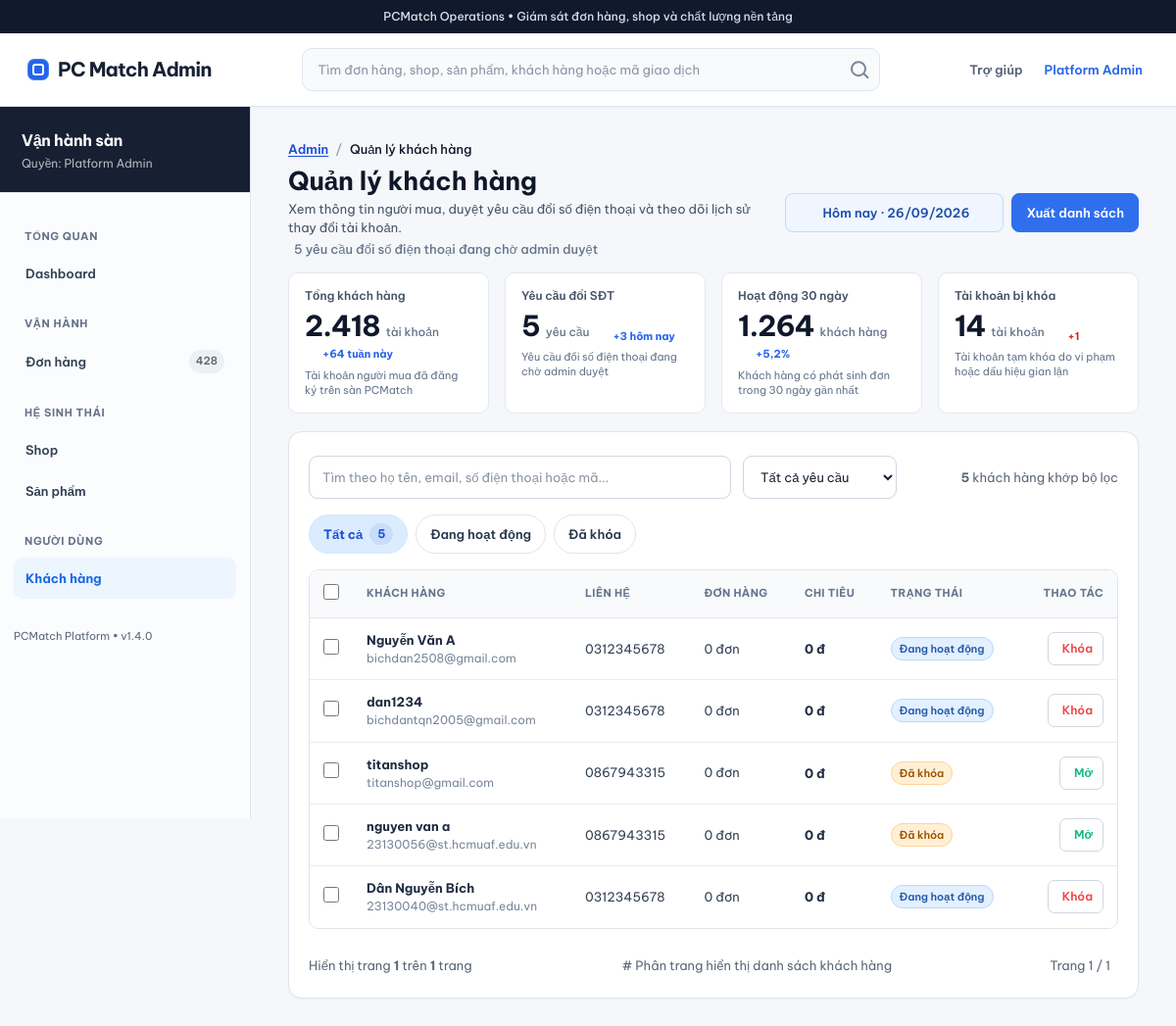
The app's page /staff/guest/ (signed in), older data.
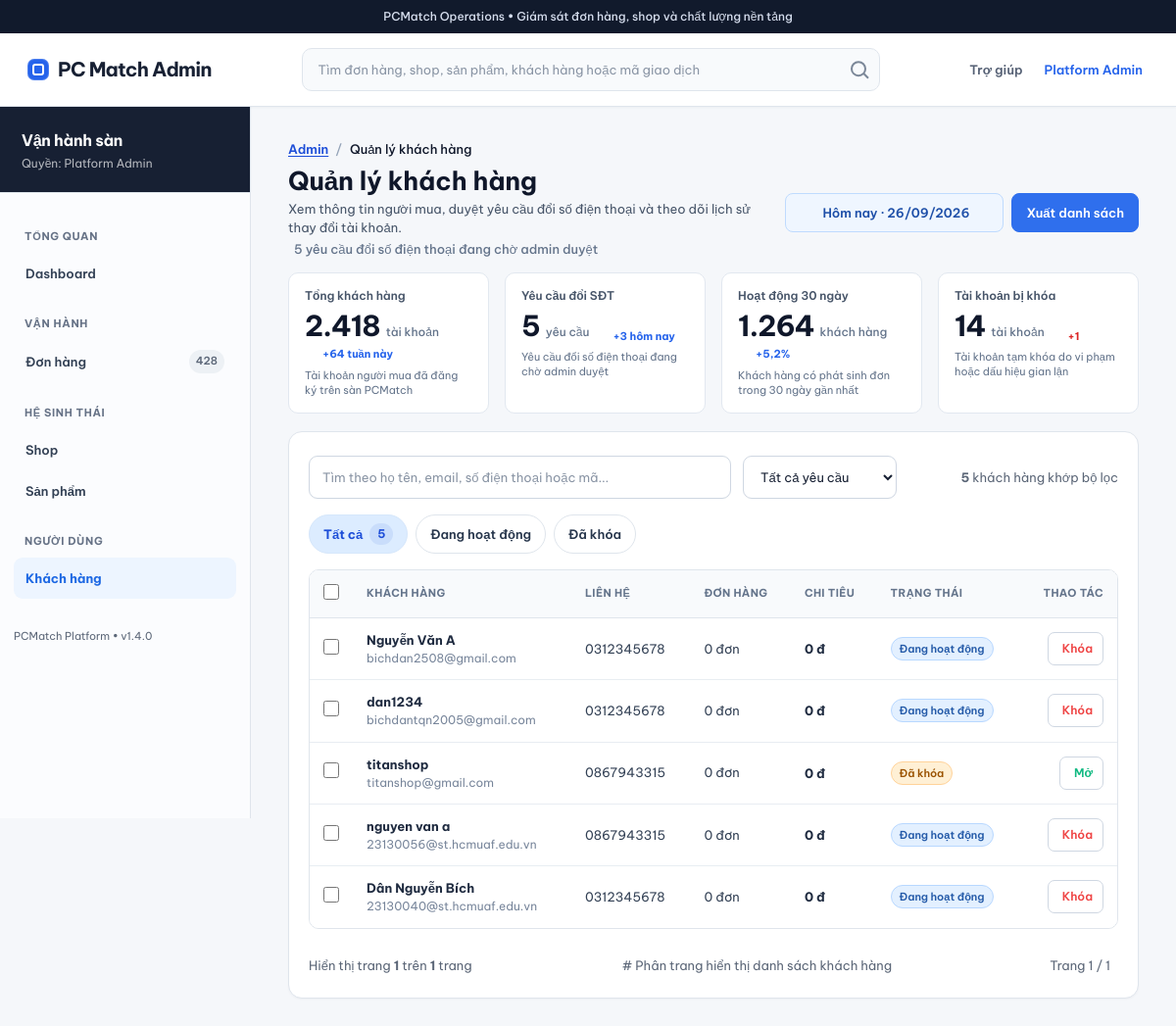
The same page, newer data.
### users/models.py (models this page shows, shortened)
class User(AbstractUser):
    STATUS_CHOICES = [
        ('ACTIVE', 'Active'),
        ('INACTIVE', 'Inactive'),
        ('LOCKED', 'Locked'),
    ]
    ROLE_CHOICES = [
        ('CUSTOMER', 'Customer'),
        ('BUYER', 'Buyer'),
        ('SELLER', 'Seller'),
        ('ADMIN', 'Admin'),
    ]
    full_name = models.CharField(max_length=100)
    email = models.EmailField(unique=True)
    phone = models.CharField(max_length=20, blank=True)
    avatar = models.ImageField(upload_to='avatar/', blank=True)
    role = models.CharField(max_length=20, choices=ROLE_CHOICES, default='CUSTOMER')
    status = models.CharField(max_length=20, choices=STATUS_CHOICES, default='ACTIVE')
    email_verified = models.BooleanField(default=False)
    phone_verified = models.BooleanField(default=False)
    two_factor_enabled = models.BooleanField(
        default=False,
        help_text='Bật để yêu cầu mã OTP khi đăng nhập khu vực quản trị.',
    )
    created_at = models.DateTimeField(auto_now_add=True)
    updated_at = models.DateTimeField(auto_now=True)

### users/views.py (the view)
def guest_list(request):
    danhSach = User.objects.exclude(is_superuser=True).exclude(role='ADMIN').order_by('-date_joined', '-id')
    search = request.GET.get('search', '').strip()
    if search != '':
        danhSach = (danhSach.filter(full_name__icontains=search) | danhSach.filter(email__icontains=search) | danhSach.filter(phone__icontains=search))
    dividePage = Paginator(danhSach, 10)
    numPage = request.GET.get('page')
    showUser = dividePage.get_page(numPage)
    box = {
        'page_name': 'guest',
        'page_section': 'staff',
        'showUser': showUser,
        'search': search,
    }
    return render(request, 'admin/guest.html', box)

### PCMatch/pages.py (called while the page is built)
def route_name(section, page):
    return f'{section}_{page.replace("-", "_")}'

### products/comparison.py (called while the page is built)
def parse_product_ids(values):
    ids = []
    for value in ','.join(str(value) for value in values[:4])[:100].split(','):
        if value.isascii() and value.isdigit() and len(value) <= 18:
            product_id = int(value)
            if product_id not in ids:
                ids.append(product_id)
        if len(ids) == 4:
            break
    return ids

def comparison_products(ids):
    found = {
        product.pk: product for product in Product.objects.filter(pk__in=ids)
        .select_related('category', 'brand', 'shop').prefetch_related('specifications')
    }
    return [found[product_id] for product_id in ids if product_id in found]

def session_products(request):
    return comparison_products(parse_product_ids(request.session.get(SESSION_KEY, [])))

### users/views.py (called while the page is built)
def is_staff_user(user):
    return (
        user.is_authenticated
        and user.is_active
        and getattr(user, 'status', 'ACTIVE') == 'ACTIVE'
        and (user.is_staff or getattr(user, 'role', '') == 'ADMIN')
    )

### templates/admin/guest.html (shortened to what the changed rows need)
{% load static %}
<!doctype html>
<html lang="vi" data-page="{{ page_name }}" data-section="{{ page_section }}">
<head>
    <link rel="stylesheet" href="https://cdn.jsdelivr.net/gh/WebAsset/FontAwesome@pro/css/all.min.css">
    <link rel="stylesheet" href="{% static 'css/tokens.css' %}?v=20260917b">
    <link rel="stylesheet" href="{% static 'css/base.css' %}?v=20260917b">
    <link rel="stylesheet" href="{% static 'css/components.css' %}?v=20260917b">
    <link rel="stylesheet" href="{% static 'css/pages.css' %}?v=20260917b">
    <link rel="stylesheet" href="{% static 'css/production.css' %}?v=20260926k">
    <link rel="stylesheet" href="{% static 'css/reusable-controls.css' %}?v=20260926">
    <link rel="stylesheet" href="{% static 'css/admin-table-badges.css' %}?v=20260926">
{% include 'includes/frontend_config.html' %}</head>
<body class="operations-page">
<div class="shell">
    <main class="shell__content" id="main">
        <div class="page-head" style="align-items: flex-start;">
            <div>
                <h1>Quản lý khách hàng</h1>
            </div>
        </div>
        <div class="panel panel--padded" style="padding-inline: var(--space-5);" data-selection-container
             data-selection-actions="Mở khóa tài khoản|Khóa tài khoản|Duyệt đổi SĐT">
            <div class="table-wrap" id="panel-customers" role="tabpanel" aria-labelledby="tab-all">
                <table class="data-table" data-selectable-table data-selection-noun="khách hàng" data-selection-limit="8">
                    <thead>
                    <tr>
                        <th style="width: 40px;"><input type="checkbox" aria-label="Chọn tất cả"></th>
                        <th>Khách hàng</th>
                        <th>Liên hệ</th>
                        <th>Đơn hàng</th>
                        <th>Chi tiêu</th>
                        <th>Trạng thái</th>
                        <th style="text-align: right;">Thao tác</th>
                    </tr>
                    </thead>
                    <tbody>
                        {% for u in showUser %}
                        <tr>
                            <td><input type="checkbox" aria-label="Chọn khách hàng {{ u.full_name|default:u.username }}"></td>
                            <td>
                                <div class="stack" style="gap: 2px;">
                                    <strong>{{ u.full_name|default:u.username }}</strong>
                                    <small class="muted">{{ u.email }}</small>
                                </div>
                            </td>
                            <td>
                                <span class="tabular">{{ u.phone|default:"Chưa cập nhật" }}</span>
                            </td>
                            <td class="tabular">0 đơn</td>
                            <td class="tabular"><strong>0 đ</strong></td>
                            <td>
                                {% if u.is_active %}
                                    <span class="status status--info">Đang hoạt động</span>
                                {% else %}
                                    <span class="status status--bad">Đã khóa</span>
                                {% endif %}
                            </td>
                            <td style="text-align: right;">
                                <a href="{% url 'staff_guest_toggle' u.id %}"
                                   onclick="return confirm('Bạn có chắc chắn muốn thay đổi trạng thái tài khoản {{ u.username }}?');"
                                   class="btn btn--secondary btn--quiet"
                                   style="text-decoration: none; padding: 4px 10px; font-size: 12px; display: inline-flex; align-items: center; gap: 4px;">
                                    {% if u.is_active %}
                                         <span style="color: #ef4444;">Khóa</span>
                                    {% else %}
                                         <span style="color: #10b981;">Mở</span>
                                    {% endif %}
                                </a>
                            </td>
                        </tr>
                        {% empty %}
                        <tr>
                            <td colspan="7" style="text-align: center; padding: 30px; color: var(--color-slate);">
                                Không tìm thấy khách hàng nào.
                            </td>
                        </tr>
                        {% endfor %}
                    </tbody>
                </table>
            </div>
        </div>
    </main>
</div>
</body>
</html>

Row changes from the older to the newer data that the page shows:
changed User "nguyen van a": is_active "Đã khóa Mở" → "Đang hoạt động Khóa"
